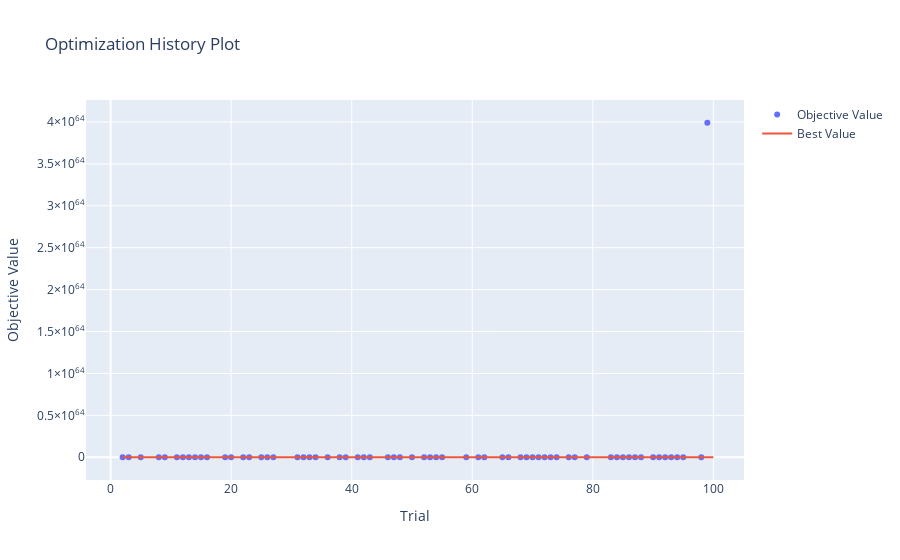

The notebook cell this image was saved under:
### Markdown cell above
#### **Optimization story**

### Code cell
plot_optimization_history(study_sr)
